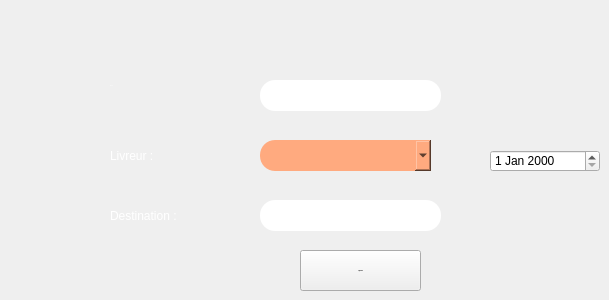
       <widget class="QWidget" name="Ajouter_2">
        <attribute name="title">
         <string>Ajouter une livraison</string>
        </attribute>
        <widget class="QLabel" name="label_idliv">
         <property name="geometry">
          <rect>
           <x>110</x>
           <y>70</y>
           <width>81</width>
           <height>31</height>
          </rect>
         </property>
         <property name="font">
          <font>
           <family>century gothic</family>
           <pointsize>-1</pointsize>
          </font>
         </property>
         <property name="styleSheet">
          <string notr="true">color:white;
border-radius:15px;</string>
         </property>
         <property name="text">
          <string>ID LIV :</string>
         </property>
         <property name="textFormat">
          <enum>Qt::AutoText</enum>
         </property>
        </widget>
        <widget class="QLabel" name="label_livreur">
         <property name="geometry">
          <rect>
           <x>110</x>
           <y>140</y>
           <width>81</width>
           <height>31</height>
          </rect>
         </property>
         <property name="styleSheet">
          <string notr="true">color:white;
border-radius:15px;</string>
         </property>
         <property name="text">
          <string>Livreur :</string>
         </property>
        </widget>
        <widget class="QLabel" name="label_dest">
         <property name="geometry">
          <rect>
           <x>110</x>
           <y>200</y>
           <width>81</width>
           <height>31</height>
          </rect>
         </property>
         <property name="styleSheet">
          <string notr="true">color:white;
border-radius:15px;</string>
         </property>
         <property name="text">
          <string>Destination :</string>
         </property>
        </widget>
        <widget class="QLineEdit" name="lineEdit_idliv">
         <property name="geometry">
          <rect>
           <x>260</x>
           <y>80</y>
           <width>181</width>
           <height>31</height>
          </rect>
         </property>
         <property name="font">
          <font>
           <family>century gothic</family>
           <pointsize>-1</pointsize>
           <weight>75</weight>
           <bold>true</bold>
          </font>
         </property>
         <property name="layoutDirection">
          <enum>Qt::LeftToRight</enum>
         </property>
         <property name="styleSheet">
          <string notr="true">
border-radius:15px;
color : rgb(255, 255, 255);</string>
         </property>
         <property name="locale">
          <locale language="French" country="France"/>
         </property>
         <property name="maxLength">
          <number>8</number>
         </property>
         <property name="cursorPosition">
          <number>0</number>
         </property>
         <property name="alignment">
          <set>Qt::AlignCenter</set>
         </property>
        </widget>
        <widget class="QLineEdit" name="lineEdit_dest">
         <property name="geometry">
          <rect>
           <x>260</x>
           <y>200</y>
           <width>181</width>
           <height>31</height>
          </rect>
         </property>
         <property name="font">
          <font>
           <family>century gothic</family>
           <pointsize>-1</pointsize>
           <weight>75</weight>
           <bold>true</bold>
          </font>
         </property>
         <property name="styleSheet">
          <string notr="true">border-radius:15px;
</string>
         </property>
         <property name="maxLength">
          <number>8</number>
         </property>
         <property name="alignment">
          <set>Qt::AlignCenter</set>
         </property>
        </widget>
        <widget class="QPushButton" name="ajouter_liv">
         <property name="geometry">
          <rect>
           <x>300</x>
           <y>250</y>
           <width>121</width>
           <height>41</height>
          </rect>
         </property>
         <property name="font">
          <font>
           <family>century gothic</family>
           <pointsize>-1</pointsize>
           <weight>75</weight>
           <bold>true</bold>
          </font>
         </property>
         <property name="text">
          <string>AJOUTER</string>
         </property>
        </widget>
        <widget class="QComboBox" name="comboBox">
         <property name="geometry">
          <rect>
           <x>260</x>
           <y>140</y>
           <width>171</width>
           <height>31</height>
          </rect>
         </property>
         <property name="font">
          <font>
           <family>century gothic</family>
           <pointsize>-1</pointsize>
           <weight>75</weight>
           <bold>true</bold>
          </font>
         </property>
         <property name="styleSheet">
          <string notr="true">QComboBox
{
background:#ffaa7f;
border-radius:60px;
}

QComboBox{
color:black;
border-radius:15px;
}
QComboBox:hover
{
color:black;
border-radius:15px;
background:#ff5500;
}</string>
         </property>
        </widget>
        <widget class="QDateEdit" name="dateEdit_3">
         <property name="geometry">
          <rect>
           <x>490</x>
           <y>150</y>
           <width>110</width>
           <height>22</height>
          </rect>
         </property>
        </widget>
       </widget>
